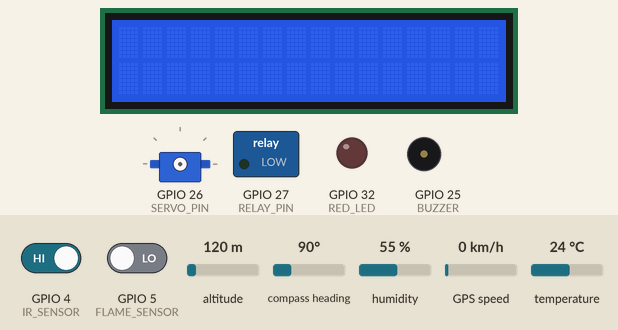
A sketch run on a simulated ESP32. Parts: 16×2 character LCD, servo, switched loads named in the sketch (green lamp = pin HIGH), output pins drawn as LEDs (lit = HIGH), buzzer (waves = sounding, pin HIGH). Inputs (shaded band) come from the test bench; at power-on: GPIO 4 (IR_SENSOR) HIGH, GPIO 5 (FLAME_SENSOR) LOW, altitude 120 m, compass heading 90°, humidity 55 %, GPS speed 0 km/h, temperature 24 °C. WiFi joins after 1.5 s; servers stay silent unless stated; the GPS gets a fix after 3 s at 37.7749, -122.4194 with 8 satellites; what the sketch prints to the serial monitor is not drawn.

Above: at 3.0 s.
3.1 s: GPIO 4 (IR_SENSOR) driven LOW
At 4.02 s:
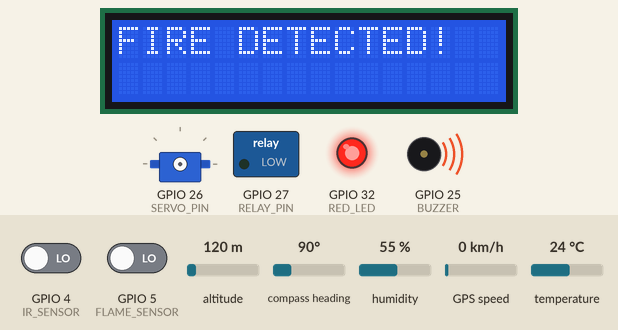
At 14.3 s:
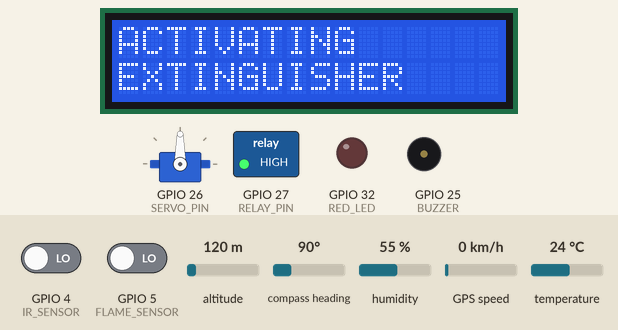
Timing chart, 0 to 60.3 s (numbered marks = the images above; inputs shaded):
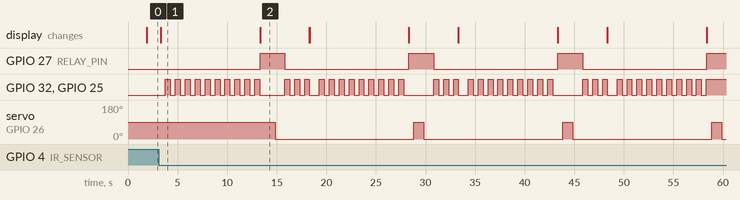

Measured:
- after the input at 3.1 s, GPIO 27 (RELAY_PIN): alternates HIGH for 2.5 s and LOW for 12.5 s, starting after 10.2 s; GPIO 32 (RED_LED): LOW → HIGH after 0.68 s, → LOW 0.50 s later, → HIGH 0.50 s later, → LOW 0.50 s later, … (93 changes in this stretch)

The sketch:

FIRE_SAFETYcode.ino
```cpp
#define BLYNK_TEMPLATE_ID "TMPL36PBfWzn3"       // Your template ID
#define BLYNK_TEMPLATE_NAME "Fire APP"         // Your template name
#define BLYNK_AUTH_TOKEN "L5OHBHzmKkK35Ky10WZUTUu4FJZ7STiq"  // Your auth token
#define BLYNK_PRINT Serial

#include <Wire.h>
#include <LiquidCrystal_I2C.h>  // Use the ESP32-compatible version
#include <ESP32Servo.h>
#include <DHT.h>
#include <TinyGPS++.h>
#include <HardwareSerial.h>
#include <WiFi.h>
#include <BlynkSimpleEsp32.h>

// Blynk Configuration (REPLACE WITH YOUR ACTUAL VALUES)
// WiFi Credentials (REPLACE WITH YOUR NETWORK INFO)
char ssid[] = "ABX";
char pass[] = "12345678";

// Pin Definitions
#define IR_SENSOR 4
#define FLAME_SENSOR 5
#define MQ7_SENSOR 34
#define DHT_PIN 18
#define DHT_TYPE DHT22
#define RELAY_PIN 27
#define BUZZER 25
#define RED_LED 32
#define SERVO_PIN 26
#define GPS_TX 17
#define GPS_RX 16

// Initialize LCD with ESP32-compatible constructor
LiquidCrystal_I2C lcd(0x27, 16, 2);

// Component Initialization
Servo fireExtinguisher;
DHT dht(DHT_PIN, DHT_TYPE);
TinyGPSPlus gps;
HardwareSerial SerialGPS(1);

// State Variables
bool vehicleDetected = false;
bool fireDetected = false;
bool alertActive = false;
bool servoActivated = false;
unsigned long fireStartTime = 0;
unsigned long lastBlinkTime = 0;
bool blinkState = false;
unsigned long lastBlynkUpdate = 0;

void setup() {
  Serial.begin(115200);
  SerialGPS.begin(9600, SERIAL_8N1, GPS_TX, GPS_RX);

  // Initialize Blynk with new authentication method
  Blynk.begin(BLYNK_AUTH_TOKEN, ssid, pass);

  // Pin Modes
  pinMode(IR_SENSOR, INPUT_PULLUP);
  pinMode(FLAME_SENSOR, INPUT);
  pinMode(MQ7_SENSOR, INPUT);
  pinMode(RELAY_PIN, OUTPUT);
  pinMode(BUZZER, OUTPUT);
  pinMode(RED_LED, OUTPUT);

  // Initialize components
  lcd.init();
  lcd.backlight();
  dht.begin();

  // Initial states
  digitalWrite(RELAY_PIN, LOW);
  digitalWrite(BUZZER, LOW);
  digitalWrite(RED_LED, LOW);

  Serial.println("System Initialized");
}

void printSensorData() {
  Serial.println("\n=== SENSOR DATA AT ACTIVATION ===");

  // GPS Data
  bool gpsValid = false;
  unsigned long gpsStartTime = millis();
  while (millis() - gpsStartTime < 2000 && !gpsValid) {
    while (SerialGPS.available() > 0) {
      if (gps.encode(SerialGPS.read())) {
        if (gps.location.isValid()) {
          Serial.print("GPS: ");
          Serial.print(gps.location.lat(), 6);
          Serial.print(", ");
          Serial.println(gps.location.lng(), 6);

          // Send to Blynk
          Blynk.virtualWrite(V2, gps.location.lat());
          Blynk.virtualWrite(V3, gps.location.lng());
          gpsValid = true;
        }
      }
    }
  }
  if (!gpsValid) {
    Serial.println("GPS not available");
    Blynk.virtualWrite(V2, "N/A");
    Blynk.virtualWrite(V3, "N/A");
  }

  // Environment Data
  float temp = dht.readTemperature();
  float humidity = dht.readHumidity();
  if (!isnan(temp) && !isnan(humidity)) {
    Serial.print("Temp: ");
    Serial.print(temp);
    Serial.print("°C, Humidity: ");
    Serial.print(humidity);
    Serial.println("%");

    Blynk.virtualWrite(V0, temp);
    Blynk.virtualWrite(V1, humidity);

    if (temp > 30) {
      Blynk.logEvent("temp_alert", String("High Temp: ") + temp + "°C");
    }
  } else {
    Serial.println("Failed to read DHT");
  }
}

void sendFireAlert() {
  Blynk.logEvent("fire_alert", "FIRE DETECTED! Extinguisher activated");
  Blynk.virtualWrite(V4, 1);  // Fire status
}

void loop() {
  Blynk.run();
  unsigned long currentTime = millis();

  // Vehicle detection
  static unsigned long lastIrCheck = 0;
  if (currentTime - lastIrCheck > 200) {
    lastIrCheck = currentTime;
    bool irState = digitalRead(IR_SENSOR);

    if (irState == LOW && !vehicleDetected) {
      vehicleDetected = true;
      lcd.clear();
      lcd.print("Vehicle Detected");
      Blynk.virtualWrite(V5, 1);
    }
    else if (irState == HIGH && vehicleDetected && !alertActive) {
      vehicleDetected = false;
      lcd.clear();
      Blynk.virtualWrite(V5, 0);
    }
  }

  // Fire detection
  if (vehicleDetected && !alertActive) {
    if (digitalRead(FLAME_SENSOR) == LOW || digitalRead(MQ7_SENSOR) == LOW) {
      fireDetected = true;
      alertActive = true;
      fireStartTime = currentTime;
      lastBlinkTime = currentTime;
      Serial.println("FIRE DETECTED!");
      lcd.clear();
      lcd.print("FIRE DETECTED!");
      sendFireAlert();
    }
  }

  // Alert sequence
  if (alertActive) {
    unsigned long elapsed = currentTime - fireStartTime;

    // Blinking alerts
    if (currentTime - lastBlinkTime >= 500) {
      lastBlinkTime = currentTime;
      blinkState = !blinkState;
      digitalWrite(BUZZER, blinkState);
      digitalWrite(RED_LED, blinkState);
    }

    // Servo activation at 10s
    if (elapsed >= 10000 && elapsed < 15000 && !servoActivated) {
      servoActivated = true;
      Serial.println("ACTIVATING EXTINGUISHER");
      printSensorData();

      lcd.clear();
      lcd.print("ACTIVATING");
      lcd.setCursor(0, 1);
      lcd.print("EXTINGUISHER");

      digitalWrite(RELAY_PIN, HIGH);
      delay(500);
      fireExtinguisher.attach(SERVO_PIN);
      fireExtinguisher.write(90);
      delay(1000);
      fireExtinguisher.write(0);
      delay(1000);
      fireExtinguisher.detach();
      digitalWrite(RELAY_PIN, LOW);
    }

    // Reset at 15s
    if (elapsed >= 15000) {
      alertActive = false;
      fireDetected = false;
      servoActivated = false;
      digitalWrite(BUZZER, LOW);
      digitalWrite(RED_LED, LOW);
      lcd.clear();
      lcd.print("System Ready");
      Blynk.virtualWrite(V4, 0);
    }
  }

  // Regular Blynk updates
  if (currentTime - lastBlynkUpdate >= 2000) {
    lastBlynkUpdate = currentTime;
    float temp = dht.readTemperature();
    float humidity = dht.readHumidity();
    if (!isnan(temp) && !isnan(humidity)) {
      Blynk.virtualWrite(V0, temp);
      Blynk.virtualWrite(V1, humidity);
    }
  }
}
```
